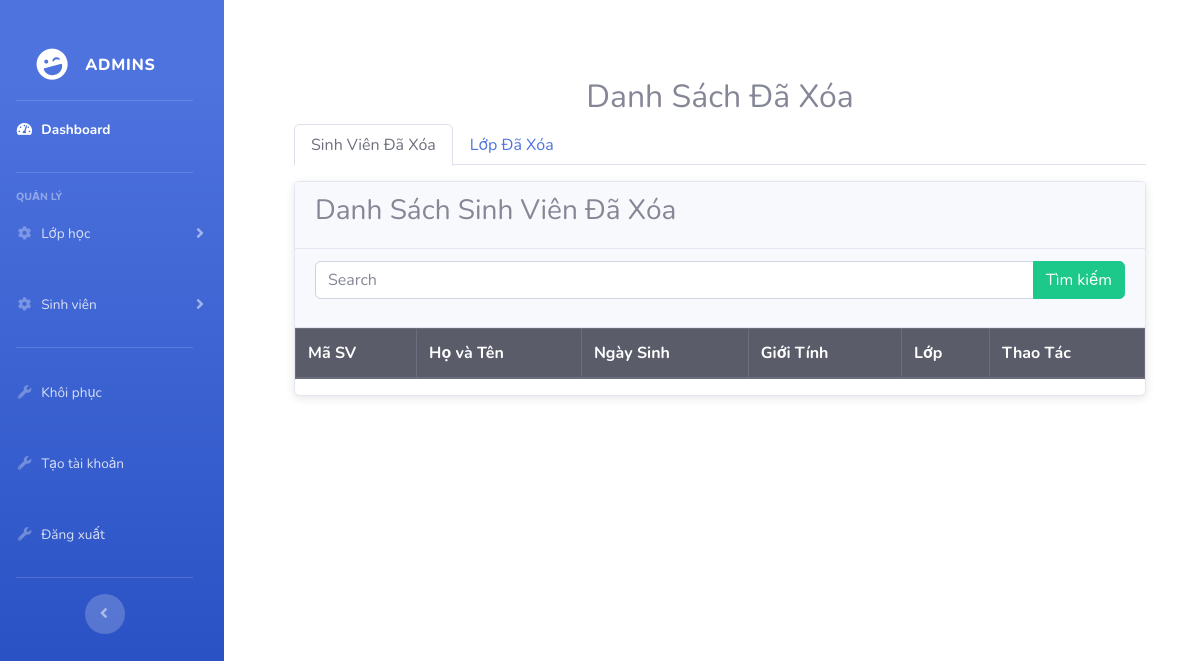
The page /admin/index.php?action=mautinrac&query=rac (signed in) on the database as committed earlier.
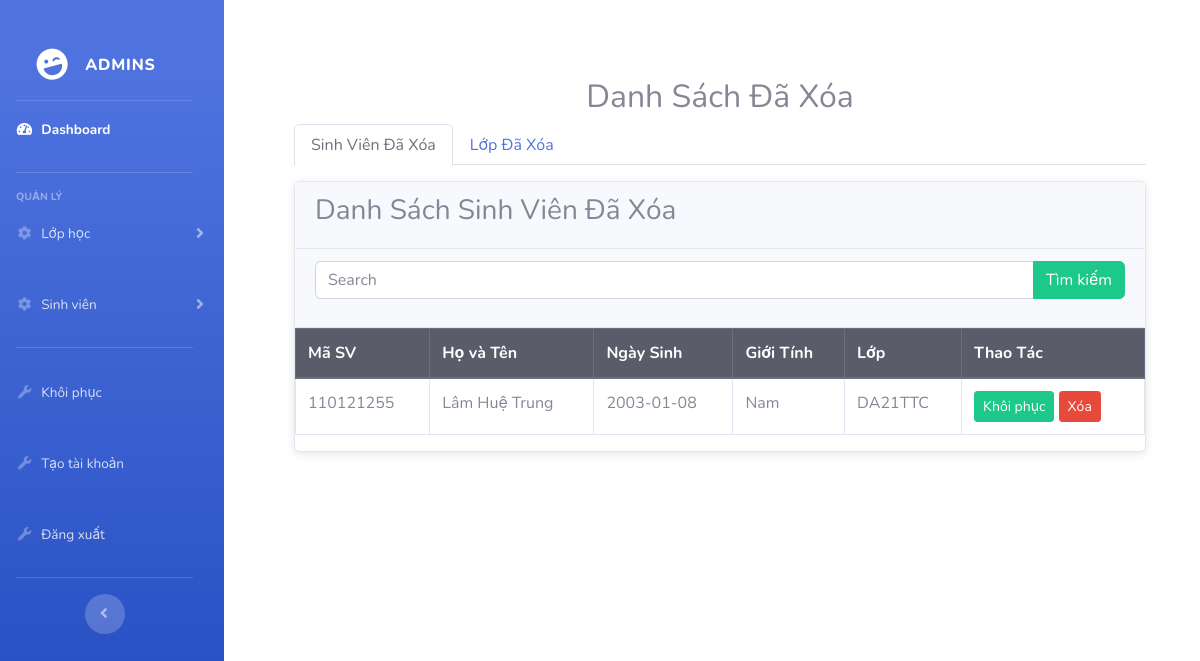
The same page on the database as committed later.
### tables this page shows
CREATE TABLE `sinhvien` (
  `maSV` varchar(9) NOT NULL COMMENT 'Mã sinh viên',
  `hoLot` varchar(20) NOT NULL COMMENT 'Họ lót',
  `tenSV` varchar(10) NOT NULL COMMENT 'Tên sinh viên',
  `ngaySinh` date NOT NULL COMMENT 'Ngày sinh',
  `gioiTinh` varchar(6) NOT NULL COMMENT 'Giới tính',
  `maLop` varchar(20) NOT NULL COMMENT 'Mã Lớp',
  `email` varchar(255) NOT NULL COMMENT 'Email',
  `soDT` varchar(11) NOT NULL COMMENT 'Số điện thoại',
  `diaChi` text NOT NULL COMMENT 'Địa chỉ',
  `hinhAnh` varchar(255) NOT NULL COMMENT 'Hình ảnh',
  `isDeleted` tinyint(1) DEFAULT 0
);

### admin/modules/backup/deleted.php (the view, shortened to what this page needs)
<?php
    if (isset($_POST['search'])) {
        $SearchText = $_POST['SearchText'];
        $sql_sinhvien = "SELECT * FROM sinhvien
                WHERE isDeleted = 1
                AND (CONCAT(hoLot, ' ', tenSV) LIKE '%$SearchText%'
                OR maSV LIKE '%$SearchText%'
                OR maLop LIKE '%$SearchText%'
                OR gioiTinh LIKE '%$SearchText%')";
    } else {
        $sql_sinhvien = "SELECT * FROM sinhvien WHERE isDeleted = 1";
    }
    $query_sinhvien = mysqli_query($conn, $sql_sinhvien);
?>
    <div class="container mt-5">
        <h2 class="text-center">Danh Sách Đã Xóa</h2>
        <ul class="nav nav-tabs" id="deletedTabs" role="tablist">
            <li class="nav-item">
                <a class="nav-link active" id="sinhvien-tab" data-toggle="tab" href="#sinhvien" role="tab" aria-controls="sinhvien" aria-selected="true">Sinh Viên Đã Xóa</a>
            </li>
            <li class="nav-item">
                <a class="nav-link" id="lop-tab" data-toggle="tab" href="#lop" role="tab" aria-controls="lop" aria-selected="false">Lớp Đã Xóa</a>
            </li>
        </ul>
        <div class="tab-content mt-3">
            <div class="tab-pane fade show active" id="sinhvien" role="tabpanel" aria-labelledby="sinhvien-tab">
                <div class="card">
                    <div class="card-header">
                        <h3>Danh Sách Sinh Viên Đã Xóa</h3>
                    </div>
                    <div class="card-header">
                        <form action="" method = "POST">
                            <div class="input-group mb-3">
                                <input type="text" class="form-control" placeholder="Search" name = "SearchText">
                                <div class="input-group-append">
                                    <button class="btn btn-success" type="submit" name="search">Tìm kiếm</button>
                                </div>
                            </div>
                    </form>
            </div>
                    <table class="table table-bordered table-hover">
                        <thead class="thead-dark">
                            <tr>
                                <th scope="col">Mã SV</th>
                                <th scope="col">Họ và Tên</th>
                                <th scope="col">Ngày Sinh</th>
                                <th scope="col">Giới Tính</th>
                                <th scope="col">Lớp</th>
                                <th scope="col">Thao Tác</th>
                            </tr>
                        </thead>
                        <tbody>
                            <?php while ($row_sinhvien = mysqli_fetch_assoc($query_sinhvien)) { ?>
                                <tr>
                                    <td><?php echo $row_sinhvien['maSV']; ?></td>
                                    <td><?php echo $row_sinhvien['hoLot'] . " " . $row_sinhvien['tenSV']; ?></td>
                                    <td><?php echo $row_sinhvien['ngaySinh']; ?></td>
                                    <td><?php echo $row_sinhvien['gioiTinh']; ?></td>
                                    <td><?php echo $row_sinhvien['maLop']; ?></td>
                                    <td>
                                        <a onclick="return confirm('Bạn có chắc muốn khôi phục sinh viên <?php echo $row_sinhvien['tenSV']; ?> không')" href="modules/backup/xuly.php?maSV=<?php echo $row_sinhvien['maSV']; ?>" class="btn btn-sm btn-success">Khôi phục</a>
                                        <a onclick="return confirm('Bạn có chắc muốn xóa sinh viên <?php echo $row_sinhvien['tenSV']; ?> không?')" href="modules/backup/xuly.php?action=delete&maSV=<?php echo $row_sinhvien['maSV']; ?>" class="btn btn-sm btn-danger">Xóa</a>
                                    </td>
                                </tr>
                            <?php } ?>
                        </tbody>
                    </table>
                </div>
            </div>
        </div>
    </div>

Rows that differ between the two databases and show on the page:
added sinhvien: maSV "110121255", hoLot "Lâm Huệ", tenSV "Trung", ngaySinh "2003-01-08", gioiTinh "Nam", maLop "DA21TTC"
